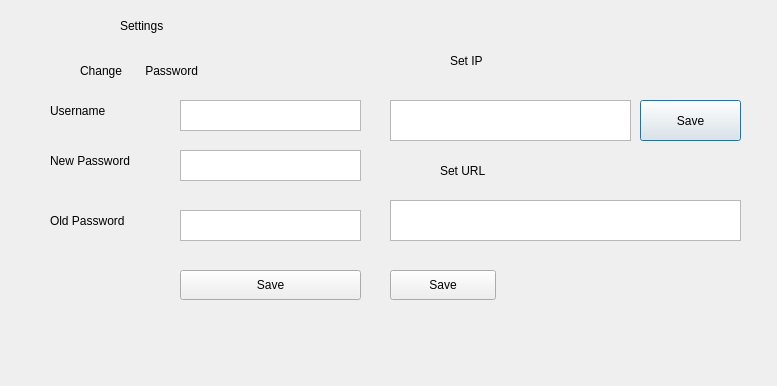
<?xml version="1.0" encoding="UTF-8"?>
<ui version="4.0">
 <class>Dialog</class>
 <widget class="QDialog" name="Dialog">
  <property name="geometry">
   <rect>
    <x>0</x>
    <y>0</y>
    <width>777</width>
    <height>386</height>
   </rect>
  </property>
  <property name="windowTitle">
   <string>Settings</string>
  </property>
  <widget class="QLabel" name="label_2">
   <property name="geometry">
    <rect>
     <x>80</x>
     <y>60</y>
     <width>231</width>
     <height>21</height>
    </rect>
   </property>
   <property name="text">
    <string>Change       Password</string>
   </property>
  </widget>
  <widget class="QLabel" name="label_7">
   <property name="geometry">
    <rect>
     <x>450</x>
     <y>50</y>
     <width>80</width>
     <height>21</height>
    </rect>
   </property>
   <property name="text">
    <string>Set IP</string>
   </property>
  </widget>
  <widget class="QLabel" name="label_8">
   <property name="geometry">
    <rect>
     <x>440</x>
     <y>160</y>
     <width>80</width>
     <height>21</height>
    </rect>
   </property>
   <property name="text">
    <string>Set URL</string>
   </property>
  </widget>
  <widget class="QPushButton" name="btn_saveIp">
   <property name="geometry">
    <rect>
     <x>640</x>
     <y>100</y>
     <width>101</width>
     <height>41</height>
    </rect>
   </property>
   <property name="text">
    <string>Save</string>
   </property>
  </widget>
  <widget class="QPushButton" name="btn_saveUrl">
   <property name="geometry">
    <rect>
     <x>390</x>
     <y>270</y>
     <width>106</width>
     <height>30</height>
    </rect>
   </property>
   <property name="text">
    <string>Save</string>
   </property>
  </widget>
  <widget class="QTextEdit" name="txt_url">
   <property name="geometry">
    <rect>
     <x>390</x>
     <y>200</y>
     <width>351</width>
     <height>41</height>
    </rect>
   </property>
  </widget>
  <widget class="QLabel" name="label">
   <property name="geometry">
    <rect>
     <x>120</x>
     <y>10</y>
     <width>121</width>
     <height>31</height>
    </rect>
   </property>
   <property name="text">
    <string>Settings</string>
   </property>
  </widget>
  <widget class="QTextEdit" name="txt_ip">
   <property name="geometry">
    <rect>
     <x>390</x>
     <y>100</y>
     <width>241</width>
     <height>41</height>
    </rect>
   </property>
  </widget>
  <widget class="QLabel" name="label_9">
   <property name="geometry">
    <rect>
     <x>50</x>
     <y>210</y>
     <width>121</width>
     <height>21</height>
    </rect>
   </property>
   <property name="text">
    <string>Old Password</string>
   </property>
  </widget>
  <widget class="QLabel" name="label_11">
   <property name="geometry">
    <rect>
     <x>50</x>
     <y>100</y>
     <width>121</width>
     <height>21</height>
    </rect>
   </property>
   <property name="text">
    <string>Username</string>
   </property>
  </widget>
  <widget class="QLabel" name="label_12">
   <property name="geometry">
    <rect>
     <x>50</x>
     <y>150</y>
     <width>121</width>
     <height>21</height>
    </rect>
   </property>
   <property name="text">
    <string>New Password</string>
   </property>
  </widget>
  <widget class="QPushButton" name="btn_save">
   <property name="geometry">
    <rect>
     <x>180</x>
     <y>270</y>
     <width>181</width>
     <height>30</height>
    </rect>
   </property>
   <property name="text">
    <string>Save</string>
   </property>
  </widget>
  <widget class="QLabel" name="label_3">
   <property name="geometry">
    <rect>
     <x>-149</x>
     <y>-60</y>
     <width>181</width>
     <height>21</height>
    </rect>
   </property>
   <property name="text">
    <string>Change       Password</string>
   </property>
  </widget>
  <widget class="QLabel" name="label_4">
   <property name="geometry">
    <rect>
     <x>-60</x>
     <y>-120</y>
     <width>121</width>
     <height>31</height>
    </rect>
   </property>
   <property name="text">
    <string>Settings</string>
   </property>
  </widget>
  <widget class="QTextEdit" name="txt_oldPassword_2">
   <property name="geometry">
    <rect>
     <x>180</x>
     <y>210</y>
     <width>181</width>
     <height>31</height>
    </rect>
   </property>
  </widget>
  <widget class="QTextEdit" name="txt_username">
   <property name="geometry">
    <rect>
     <x>180</x>
     <y>100</y>
     <width>181</width>
     <height>31</height>
    </rect>
   </property>
  </widget>
  <widget class="QTextEdit" name="txt_newPassword">
   <property name="geometry">
    <rect>
     <x>180</x>
     <y>150</y>
     <width>181</width>
     <height>31</height>
    </rect>
   </property>
  </widget>
 </widget>
 <resources/>
 <connections/>
</ui>
